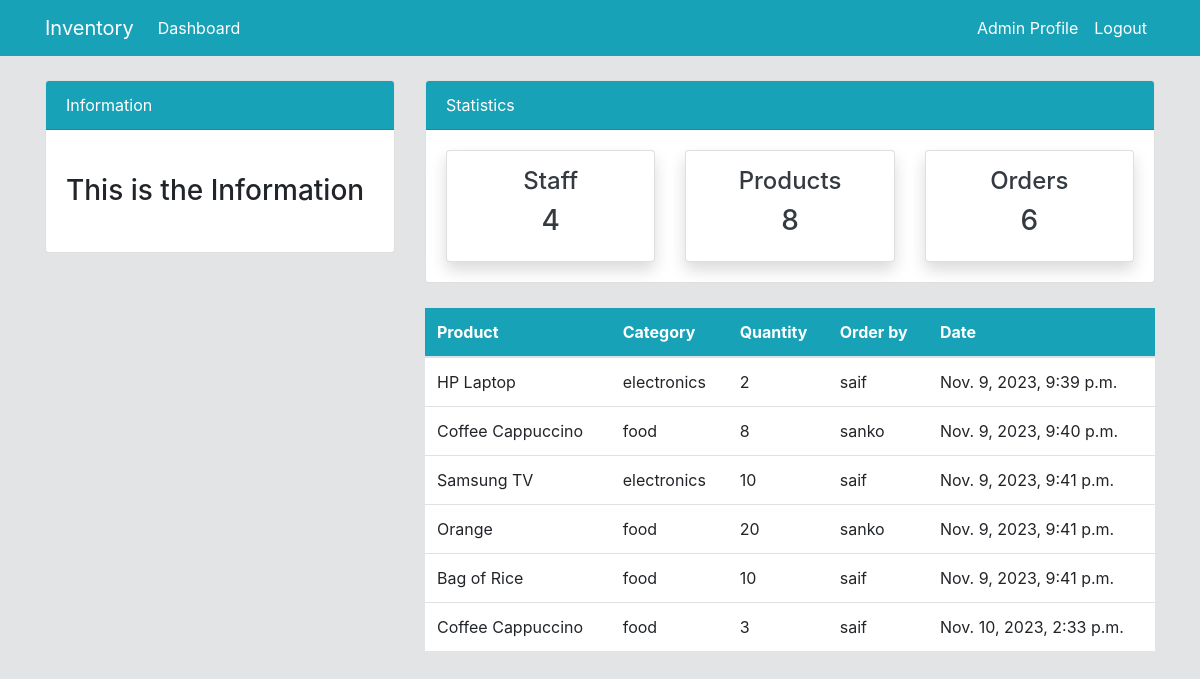
The app's page /dashboard/order/ (signed in) with its own data.
### dashboard/models.py (models this page shows, shortened)
class Order(models.Model):
    product = models.ForeignKey(Product , on_delete=models.CASCADE , null=True)
    staff = models.ForeignKey(User , on_delete=models.CASCADE , null=True)
    order_quantity = models.PositiveIntegerField(null=True)
    date = models.DateTimeField(auto_now_add=True)
    class Meta:
        verbose_name_plural = 'Order'

class Product(models.Model):
    name = models.CharField(max_length=100)
    category = models.CharField(max_length=20 , choices=CATEGORIES , null=True)
    quantity = models.PositiveIntegerField(null=True)
    class Meta:
        verbose_name_plural = 'Product'

### dashboard/views.py (the view)
# urls.py: path("order/", views.order, name="order"),
@login_required
def order(request):
    orders = Order.objects.all()
    orders_count = orders.count()
    workers_count = User.objects.all().count()
    products_count = Product.objects.all().count()
    context = {
        "orders": orders,
        "workers_count": workers_count,
        "orders_count": orders_count,
        "products_count": products_count,
    }
    return render(request, "dashboard/order.html", context)

### templates/dashboard/order.html (shortened to what this page needs)
{% extends "partials/base.html" %}
{% block content %}
    {% include "partials/topnav.html" %}
    <div class="container">
        <div class="row my-4">
            <div class="col-md-4">
            </div>
            <div class="col-md-8">
                <table class="table bg-white">
                    <thead class="bg-info">
                        <tr class="text-white">
                            <th scope="col">Product</th>
                            <th scope="col">Category</th>
                            <th scope="col">Quantity</th>
                            <th scope="col">Order by</th>
                            <th scope="col">Date</th>
                        </tr>
                    </thead>
                    <tbody>
                        {% for order in orders %}
                        <tr>
                            <td>{{ order.product.name }}</td>
                            <td>{{ order.product.category }}</td>
                            <td>{{ order.order_quantity }}</td>
                            <td>{{ order.staff.username }}</td>
                            <td>{{ order.date }}</td>
                        </tr>
                        {% endfor %}
                    </tbody>
                </table>
            </div>
        </div>
    </div>
{% endblock %}

### templates/partials/nav.html (shortened to what this page needs)
<nav class="navbar navbar-expand-lg navbar-info bg-info">
    {% if user.is_authenticated %}
        <div class="container">
            <a class="navbar-brand text-white" href="{% url "dashboard:index" %}">Inventory</a>
            <div class="collapse navbar-collapse" id="navbarSupportedContent">
                <ul class="navbar-nav mr-auto">
                    <li class="nav-item active">
                        <a class="nav-link text-white" href="{% url "dashboard:index" %}">Dashboard </a>
                    </li>
                </ul>
                <ul class="navbar-nav ml-auto">
                    <li class="nav-item active">
                        <a class="nav-link text-white" href="{% url "user:profile" %}">{{ user.username }} Profile </a>
                    </li>
                    <li class="nav-item">
                        <a class="nav-link text-white" href="{% url "user:logout" %}">Logout</a>
                    </li>
                </ul>
    {% endif %}
            </div>
        </div>
    </nav>

### static/style.css (style rules this page uses)
body { background: rgb(227, 228, 230); }

### records on screen
Order: product.name "HP Laptop", product.category "electronics", order_quantity "2", staff.username "saif", date "Nov. 9, 2023, 9:39 p.m."
Order: product.name "Coffee Cappuccino", product.category "food", order_quantity "8", staff.username "sanko", date "Nov. 9, 2023, 9:40 p.m."
Order: product.name "Samsung TV", product.category "electronics", order_quantity "10", staff.username "saif", date "Nov. 9, 2023, 9:41 p.m."
Order: product.name "Orange", product.category "food", order_quantity "20", staff.username "sanko", date "Nov. 9, 2023, 9:41 p.m."
Order: product.name "Bag of Rice", product.category "food", order_quantity "10", staff.username "saif", date "Nov. 9, 2023, 9:41 p.m."
Order: product.name "Coffee Cappuccino", product.category "food", order_quantity "3", staff.username "saif", date "Nov. 10, 2023, 2:33 p.m."

### other values on screen
{{ user.username }} "Admin"
{{ workers_count }} "4"
{{ products_count }} "8"
{{ orders_count }} "6"
